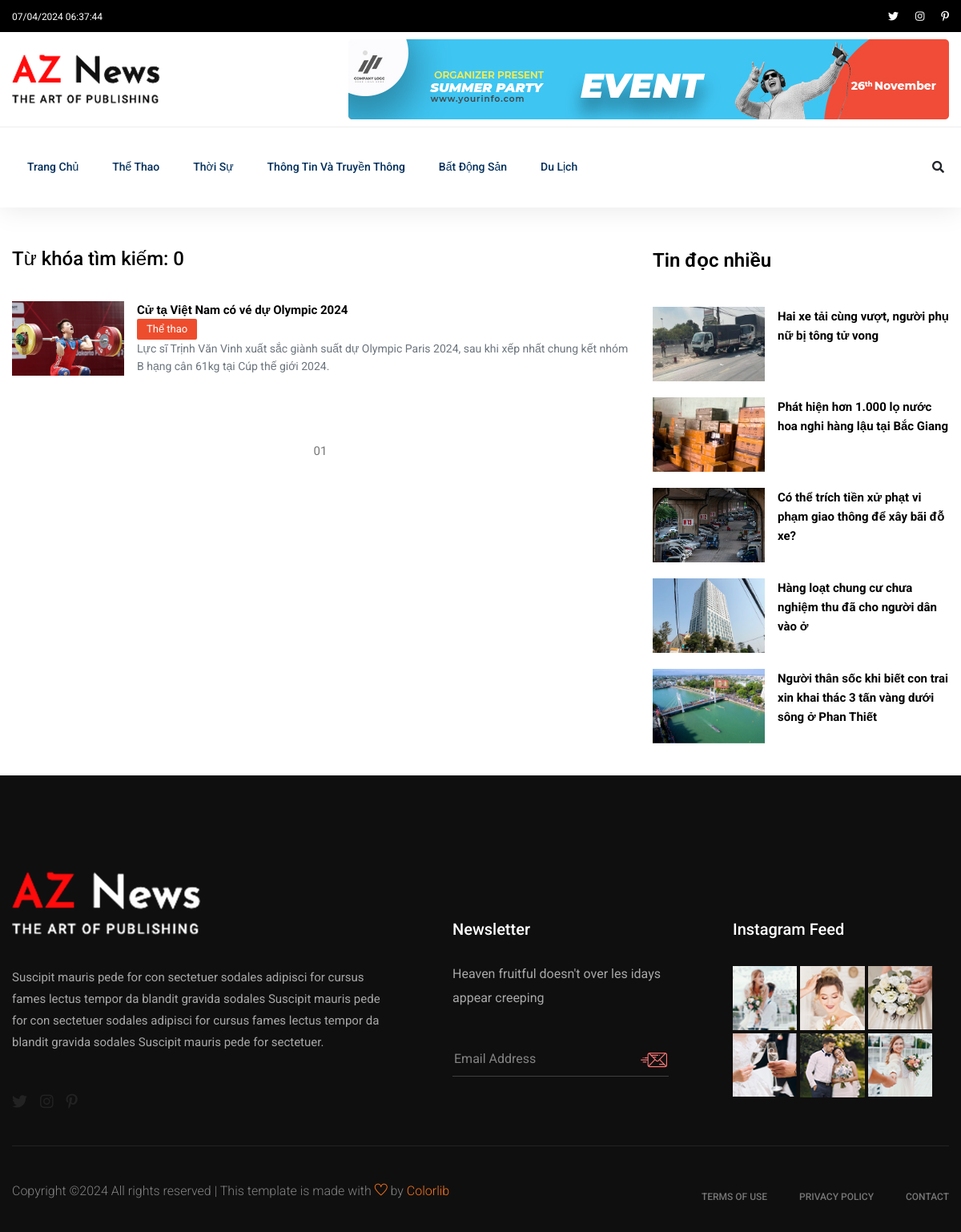
Page /page/danhmuc/timkiemthebaiviet.php on the committed database.
### tables this page shows
CREATE TABLE `danhmuc` (
  `id_danh_muc` int(11) NOT NULL,
  `ten_danh_muc` varchar(255) NOT NULL,
  `id_cha_danh_muc` int(11) NOT NULL
);

CREATE TABLE `tintuc` (
  `id_tin_tuc` int(11) NOT NULL,
  `anh_tin_tuc` text NOT NULL,
  `tieu_de_tin_tuc` varchar(255) NOT NULL,
  `sapo_tin_tuc` varchar(255) NOT NULL,
  `noi_dung_tin_tuc` text NOT NULL,
  `luot_xem` int(11) NOT NULL,
  `id_danh_muc` int(11) NOT NULL,
  `tin_nong` int(11) NOT NULL,
  `the_tu_khoa` varchar(255) NOT NULL
);

### page/danhmuc/timkiemthebaiviet.php (the view, shortened to what the rows shown need)
<!doctype html>
<html class="no-js" lang="zxx">
<?php require_once 'head.php' ?>
<body>
    <?php require_once 'header.php' ?>
    <?php
        $so_ban_ghi_muon_lay = 5;
        $tukhoa = isset($_GET['tukhoa']) && $_GET['tukhoa'] ? mb_strtolower(addslashes($_GET['tukhoa']),'UTF-8') : 0;
        $page = isset($_GET['page']) && $_GET['page'] ? (intval($_GET['page']) * $so_ban_ghi_muon_lay) - $so_ban_ghi_muon_lay : 0;
        $selectBaiViet = "SELECT * FROM tintuc WHERE the_tu_khoa LIKE '%".$tukhoa."%' ORDER BY id_tin_tuc DESC LIMIT $page,$so_ban_ghi_muon_lay";
        $resultBaiViet = mysqli_query($conn,$selectBaiViet);
    ?>
    <main>
        <section class="whats-news-area pt-50 pb-20">
            <div class="container">
                <div class="row">
                    <div class="col-lg-8">
                        <div class="row">
                            <div class="col-12">
                                <div class="tab-content" id="nav-tabContent">
                                    <div class="tab-pane fade show active" id="nav-home" role="tabpanel" aria-labelledby="nav-home-tab">
                                        <div class="whats-news-caption">
                                            <div class="row">
                                                <?php
                                                    while($rowBaiViet = mysqli_fetch_assoc($resultBaiViet)){
                                                        $select = "SELECT * FROM danhmuc WHERE id_danh_muc = ".$rowBaiViet['id_danh_muc'];
                                                        $result = mysqli_query($conn,$select);
                                                        $row = mysqli_fetch_assoc($result);
                                                ?>
                                                <div class="col-lg-12 col-md-12">
                                                    <div class="d-flex mb-20">
                                                        <div class="what-img mr-3">
                                                            <img src="../image/<?=$rowBaiViet['anh_tin_tuc']?>" width="140" height="93" loading="lazy" style="object-fit:cover"  alt="">
                                                        </div>
                                                        <div class="what-cap">
                                                            <div style="font-size: 15px;">
                                                                <a href="?act=chitietbaiviet&id=<?=$rowBaiViet['id_tin_tuc']?>" style="color: #000;" class="font-weight-bold hover-news">
                                                                    <?=$rowBaiViet['tieu_de_tin_tuc']?>
                                                                </a>
                                                            </div>
                                                            <div class="bg-category">
                                                                <?=$row['ten_danh_muc']?>
                                                            </div>
                                                            <p style="font-size: 14px; line-height: 1.6;" class="text-secondary">
                                                                <?=$rowBaiViet['sapo_tin_tuc']?>
                                                            </p>
                                                        </div>
                                                    </div>
                                                </div>
                                                <?php
                                                    }
                                                ?>
                                            </div>
                                        </div>
                                    </div>
                                </div>
                            </div>
                        </div>
                    </div>
                    <div class="col-lg-4">
                        <?php
                            $lay_doc_nhieu = "SELECT * FROM tintuc ORDER BY luot_xem DESC LIMIT 5";
                            $rs_lay_doc_nhieu = mysqli_query($conn,$lay_doc_nhieu);
                        ?>
                        <div class="row">
                            <div class="col-lg-12">
                                <div class="tab-content" id="nav-tabContent">
                                    <div class="tab-pane fade show active" id="nav-home" role="tabpanel" aria-labelledby="nav-home-tab">
                                        <div class="whats-news-caption">
                                            <div class="row">
                                                <?php
                                                    while($row_tin_doc_nhieu = mysqli_fetch_assoc($rs_lay_doc_nhieu)){
                                                ?>
                                                <div class="col-lg-12 col-md-12">
                                                    <div class="d-flex mb-20">
                                                        <div class="what-img mr-3">
                                                            <img src="../image/<?=$row_tin_doc_nhieu['anh_tin_tuc']?>" width="140" height="93" loading="lazy" style="object-fit:cover"  alt="">
                                                        </div>
                                                        <div class="what-cap">
                                                            <span style="font-size: 15px;"><a href="?act=chitietbaiviet&id=<?=$row_tin_doc_nhieu['id_tin_tuc']?>" style="color: #000;" class="font-weight-bold hover-news"><?=$row_tin_doc_nhieu['tieu_de_tin_tuc']?></a></span>
                                                        </div>
                                                    </div>
                                                </div>
                                                <?php
                                                    }
                                                ?>
                                            </div>
                                        </div>
                                    </div>
                                </div>
                            </div>
                        </div>
                    </div>
                </div>
            </div>
        </section>
    </main>
</body>
</html>

### page/header.php (shortened to what the rows shown need)
<header>
    <div class="header-area">
        <div class="main-header ">
            <div class="header-bottom header-sticky">
                <div class="container">
                    <div class="row align-items-center">
                        <div class="col-xl-10 col-lg-10 col-md-12 header-flex">
                            <div class="main-menu d-none d-md-block">
                                <nav>
                                    <ul id="navigation">
                                        <?php
                                            $sqlDanhMucCha = "SELECT * FROM danhmuc WHERE id_cha_danh_muc = 0";
                                            $rsDanhMucCha = mysqli_query($conn,$sqlDanhMucCha);
                                        ?>
                                        <?php
                                            while($rowDanhMucCha = mysqli_fetch_assoc($rsDanhMucCha)){
                                        ?>
                                        <li><a href="?act=danhmuc&id=<?=$rowDanhMucCha['id_danh_muc']?>"><?=$rowDanhMucCha['ten_danh_muc']?></a>
                                        </li>
                                        <?php
                                            }
                                        ?>
                                    </ul>
                                </nav>
                            </div>
                        </div>
                    </div>
                </div>
            </div>
        </div>
    </div>
</header>

### rows in the picture
danhmuc: ten_danh_muc "Thể Thao"
danhmuc: ten_danh_muc "Thời Sự"
danhmuc: ten_danh_muc "Thông Tin Và Truyền Thông"
danhmuc: ten_danh_muc "Bất Động Sản"
danhmuc: ten_danh_muc "Du Lịch"
tintuc: anh_tin_tuc (picture), tieu_de_tin_tuc "Cử tạ Việt Nam có vé dự Olympic 2024", id_danh_muc.ten_danh_muc "Thể thao", sapo_tin_tuc "Lực sĩ Trịnh Văn Vinh xuất sắc giành suất dự Olympic Paris 2024, sau khi xếp nhất chung kết nhóm B hạng cân 61kg tại Cúp thế giới 2024."
tintuc: anh_tin_tuc (picture), tieu_de_tin_tuc "Hai xe tải cùng vượt, người phụ nữ bị tông tử vong"
tintuc: anh_tin_tuc (picture), tieu_de_tin_tuc "Phát hiện hơn 1.000 lọ nước hoa nghi hàng lậu tại Bắc Giang"
tintuc: anh_tin_tuc (picture), tieu_de_tin_tuc "Có thể trích tiền xử phạt vi phạm giao thông để xây bãi đỗ xe?"
tintuc: anh_tin_tuc (picture), tieu_de_tin_tuc "Hàng loạt chung cư chưa nghiệm thu đã cho người dân vào ở"
tintuc: anh_tin_tuc (picture), tieu_de_tin_tuc "Người thân sốc khi biết con trai xin khai thác 3 tấn vàng dưới sông ở Phan Thiết"

### other values in the picture
$tukhoa "0"
